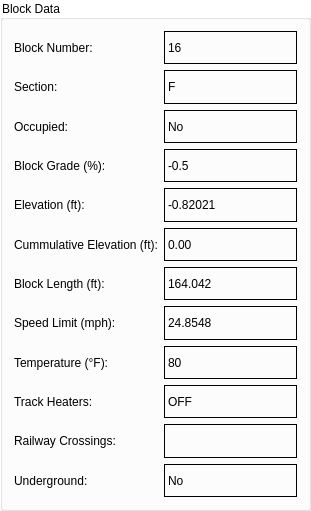
   <widget class="QGroupBox" name="groupBox_2">
    <property name="geometry">
     <rect>
      <x>670</x>
      <y>130</y>
      <width>311</width>
      <height>511</height>
     </rect>
    </property>
    <property name="styleSheet">
     <string notr="true">QGroupBox {
    background-color: white;
}
</string>
    </property>
    <property name="title">
     <string>Block Data</string>
    </property>
    <layout class="QGridLayout" name="gridLayout_3">
     <item row="9" column="1">
      <widget class="QLabel" name="heaters_out">
       <property name="sizePolicy">
        <sizepolicy hsizetype="Preferred" vsizetype="Preferred">
         <horstretch>0</horstretch>
         <verstretch>0</verstretch>
        </sizepolicy>
       </property>
       <property name="minimumSize">
        <size>
         <width>64</width>
         <height>25</height>
        </size>
       </property>
       <property name="styleSheet">
        <string notr="true">background-color: rgb(white);</string>
       </property>
       <property name="frameShape">
        <enum>QFrame::Box</enum>
       </property>
       <property name="text">
        <string>OFF</string>
       </property>
      </widget>
     </item>
     <item row="11" column="0">
      <widget class="QLabel" name="label_26">
       <property name="styleSheet">
        <string notr="true">background-color: rgb(white);</string>
       </property>
       <property name="frameShape">
        <enum>QFrame::NoFrame</enum>
       </property>
       <property name="text">
        <string>Underground:</string>
       </property>
      </widget>
     </item>
     <item row="2" column="1">
      <widget class="QLabel" name="occupancy_in">
       <property name="styleSheet">
        <string notr="true">background-color: rgb(white);</string>
       </property>
       <property name="frameShape">
        <enum>QFrame::Box</enum>
       </property>
       <property name="text">
        <string>No</string>
       </property>
      </widget>
     </item>
     <item row="4" column="1">
      <widget class="QLabel" name="elevation_in">
       <property name="styleSheet">
        <string notr="true">background-color: rgb(white);</string>
       </property>
       <property name="frameShape">
        <enum>QFrame::Box</enum>
       </property>
       <property name="text">
        <string>-0.82021</string>
       </property>
      </widget>
     </item>
     <item row="2" column="0">
      <widget class="QLabel" name="label_7">
       <property name="styleSheet">
        <string notr="true">background-color: rgb(white);</string>
       </property>
       <property name="frameShape">
        <enum>QFrame::NoFrame</enum>
       </property>
       <property name="text">
        <string>Occupied:</string>
       </property>
      </widget>
     </item>
     <item row="6" column="1">
      <widget class="QLabel" name="length_in">
       <property name="styleSheet">
        <string notr="true">background-color: rgb(white);</string>
       </property>
       <property name="frameShape">
        <enum>QFrame::Box</enum>
       </property>
       <property name="text">
        <string>164.042</string>
       </property>
      </widget>
     </item>
     <item row="8" column="1">
      <widget class="QLabel" name="temp_out">
       <property name="styleSheet">
        <string notr="true">background-color: rgb(white);</string>
       </property>
       <property name="frameShape">
        <enum>QFrame::Box</enum>
       </property>
       <property name="text">
        <string>80</string>
       </property>
      </widget>
     </item>
     <item row="10" column="0">
      <widget class="QLabel" name="label_33">
       <property name="styleSheet">
        <string notr="true">background-color: rgb(white);</string>
       </property>
       <property name="frameShape">
        <enum>QFrame::NoFrame</enum>
       </property>
       <property name="text">
        <string>Railway Crossings:</string>
       </property>
      </widget>
     </item>
     <item row="3" column="0">
      <widget class="QLabel" name="label_8">
       <property name="styleSheet">
        <string notr="true">background-color: rgb(white);</string>
       </property>
       <property name="frameShape">
        <enum>QFrame::NoFrame</enum>
       </property>
       <property name="text">
        <string>Block Grade (%):</string>
       </property>
      </widget>
     </item>
     <item row="1" column="1">
      <widget class="QLabel" name="section_in">
       <property name="styleSheet">
        <string notr="true">background-color: rgb(white);</string>
       </property>
       <property name="frameShape">
        <enum>QFrame::Box</enum>
       </property>
       <property name="text">
        <string>F</string>
       </property>
      </widget>
     </item>
     <item row="4" column="0">
      <widget class="QLabel" name="label_9">
       <property name="styleSheet">
        <string notr="true">background-color: rgb(white);</string>
       </property>
       <property name="frameShape">
        <enum>QFrame::NoFrame</enum>
       </property>
       <property name="text">
        <string>Elevation (ft):</string>
       </property>
      </widget>
     </item>
     <item row="8" column="0">
      <widget class="QLabel" name="label_13">
       <property name="styleSheet">
        <string notr="true">background-color: rgb(white);</string>
       </property>
       <property name="frameShape">
        <enum>QFrame::NoFrame</enum>
       </property>
       <property name="text">
        <string>Temperature (°F):</string>
       </property>
      </widget>
     </item>
     <item row="3" column="1">
      <widget class="QLabel" name="grade_in">
       <property name="styleSheet">
        <string notr="true">background-color: rgb(white);</string>
       </property>
       <property name="frameShape">
        <enum>QFrame::Box</enum>
       </property>
       <property name="text">
        <string>-0.5</string>
       </property>
      </widget>
     </item>
     <item row="5" column="1">
      <widget class="QLabel" name="length_in_2">
       <property name="styleSheet">
        <string notr="true">background-color: rgb(white);</string>
       </property>
       <property name="frameShape">
        <enum>QFrame::Box</enum>
       </property>
       <property name="text">
        <string>0.00</string>
       </property>
      </widget>
     </item>
     <item row="11" column="1">
      <widget class="QLabel" name="cross_out_2">
       <property name="sizePolicy">
        <sizepolicy hsizetype="Minimum" vsizetype="Minimum">
         <horstretch>0</horstretch>
         <verstretch>0</verstretch>
        </sizepolicy>
       </property>
       <property name="minimumSize">
        <size>
         <width>64</width>
         <height>25</height>
        </size>
       </property>
       <property name="styleSheet">
        <string notr="true">background-color: rgb(white);</string>
       </property>
       <property name="frameShape">
        <enum>QFrame::Box</enum>
       </property>
       <property name="text">
        <string>No</string>
       </property>
      </widget>
     </item>
     <item row="0" column="0">
      <widget class="QLabel" name="label_6">
       <property name="styleSheet">
        <string notr="true">background-color: rgb(white);</string>
       </property>
       <property name="frameShape">
        <enum>QFrame::NoFrame</enum>
       </property>
       <property name="text">
        <string>Block Number:</string>
       </property>
      </widget>
     </item>
     <item row="1" column="0">
      <widget class="QLabel" name="label_18">
       <property name="styleSheet">
        <string notr="true">background-color: rgb(white);</string>
       </property>
       <property name="frameShape">
        <enum>QFrame::NoFrame</enum>
       </property>
       <property name="text">
        <string>Section: </string>
       </property>
      </widget>
     </item>
     <item row="0" column="1">
      <widget class="QLabel" name="block_num_in">
       <property name="styleSheet">
        <string notr="true">background-color: rgb(white);</string>
       </property>
       <property name="frameShape">
        <enum>QFrame::Box</enum>
       </property>
       <property name="text">
        <string>16</string>
       </property>
      </widget>
     </item>
     <item row="10" column="1">
      <widget class="QLabel" name="cross_out">
       <property name="styleSheet">
        <string notr="true">background-color: rgb(white);</string>
       </property>
       <property name="frameShape">
        <enum>QFrame::Box</enum>
       </property>
       <property name="text">
        <string/>
       </property>
      </widget>
     </item>
     <item row="6" column="0">
      <widget class="QLabel" name="label_10">
       <property name="styleSheet">
        <string notr="true">background-color: rgb(white);</string>
       </property>
       <property name="frameShape">
        <enum>QFrame::NoFrame</enum>
       </property>
       <property name="text">
        <string>Block Length (ft):</string>
       </property>
      </widget>
     </item>
     <item row="7" column="1">
      <widget class="QLabel" name="speed_in">
       <property name="styleSheet">
        <string notr="true">background-color: rgb(white);</string>
       </property>
       <property name="frameShape">
        <enum>QFrame::Box</enum>
       </property>
       <property name="text">
        <string>24.8548</string>
       </property>
      </widget>
     </item>
     <item row="7" column="0">
      <widget class="QLabel" name="label_16">
       <property name="styleSheet">
        <string notr="true">background-color: rgb(white);</string>
       </property>
       <property name="frameShape">
        <enum>QFrame::NoFrame</enum>
       </property>
       <property name="text">
        <string>Speed Limit (mph):</string>
       </property>
      </widget>
     </item>
     <item row="9" column="0">
      <widget class="QLabel" name="label_12">
       <property name="styleSheet">
        <string notr="true">background-color: rgb(white);</string>
       </property>
       <property name="frameShape">
        <enum>QFrame::NoFrame</enum>
       </property>
       <property name="text">
        <string>Track Heaters:</string>
       </property>
      </widget>
     </item>
     <item row="5" column="0">
      <widget class="QLabel" name="label_11">
       <property name="styleSheet">
        <string notr="true">background-color: rgb(white);</string>
       </property>
       <property name="frameShape">
        <enum>QFrame::NoFrame</enum>
       </property>
       <property name="text">
        <string>Cummulative Elevation (ft):</string>
       </property>
      </widget>
     </item>
    </layout>
   </widget>
